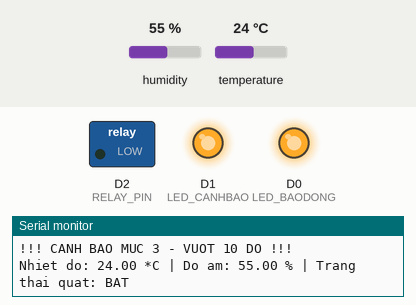
Recording of a sketch running on a simulated ESP8266 (NodeMCU). Shown: switched loads named in the sketch (green lamp = pin HIGH), output pins drawn as LEDs (lit = HIGH), the last lines printed to the serial monitor. The inputs (shaded band) are chosen by the test bench; at power-on: temperature 24 °C, humidity 55 %. WiFi joins after 1.5 s; servers stay silent unless stated.

Above: at 2.7 s.
2.8 s: temperature set to 12 °C
4.7 s: temperature set to 9 °C
At 5.9 s:
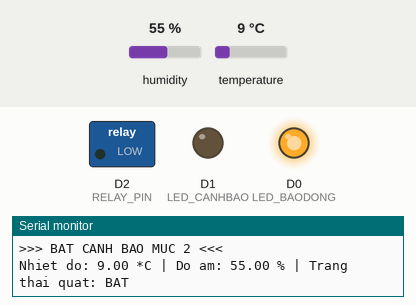
7.0 s: temperature set to 7 °C
At 8.4 s:
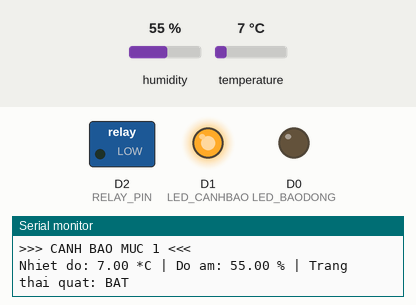
9.1 s: temperature set to 19 °C
At 10.9 s:
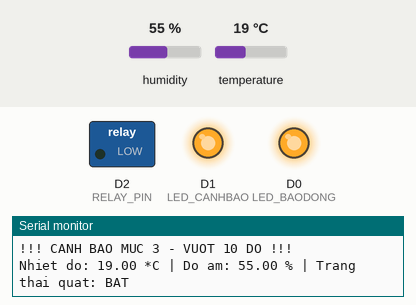
Timing chart, 0 to 12.1 s (numbered marks = the images above; inputs shaded):
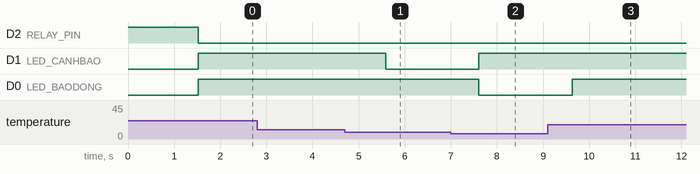

The sketch:

IOT_projectARDUINO.ino
```cpp
#include <ESP8266WiFi.h>
#include "DHT.h"

// ---------- Cấu hình chân ----------
#define DHTPIN D4
#define DHTTYPE DHT11
#define RELAY_PIN  D2
#define LED_CANHBAO D1   // LED cảnh báo mức 1
#define LED_BAODONG D0   // LED cảnh báo mức 2

// ---------- WiFi ----------
const char* ssid = "tungtung";
const char* password = "ttung123";

// ---------- Biến toàn cục ----------
DHT dht(DHTPIN, DHTTYPE);
WiFiServer server(80);

bool relayState = false;
unsigned long canhBao2Start = 0;    // Thời điểm bắt đầu cảnh báo mức 2
bool canhBao3Active = false;        // Đã kích hoạt cảnh báo 3 hay chưa

// ---------- SETUP ----------
void setup() {
  Serial.begin(115200);
  pinMode(RELAY_PIN, OUTPUT);
  pinMode(LED_CANHBAO, OUTPUT);
  pinMode(LED_BAODONG, OUTPUT);

  digitalWrite(RELAY_PIN, HIGH); // Relay tắt mặc định
  digitalWrite(LED_CANHBAO, LOW);
  digitalWrite(LED_BAODONG, LOW);

  dht.begin();

  Serial.println("Dang ket noi WiFi...");
  WiFi.begin(ssid, password);
  while (WiFi.status() != WL_CONNECTED) {
    delay(500);
    Serial.print(".");
  }

  Serial.println();
  Serial.println("WiFi da ket noi!");
  Serial.print("IP cua ESP8266: ");
  Serial.println(WiFi.localIP());

  server.begin();
}

// ---------- LOOP ----------
void loop() {
  float h = dht.readHumidity();
  float t = dht.readTemperature();

  if (!isnan(h) && !isnan(t)) {

    unsigned long currentTime = millis();

    // ================= XỬ LÝ CẢNH BÁO =================

    // --- Cảnh báo 3: nếu mức 2 kéo dài quá 3 phút ---
    if (canhBao3Active) {
      // Giữ mức 3
      digitalWrite(LED_CANHBAO, HIGH);
      digitalWrite(LED_BAODONG, HIGH);
      relayState = true;
      digitalWrite(RELAY_PIN, LOW);
      Serial.println("!!! CANH BAO MUC 3 - DUY TRI 3 PHUT MUC 2 !!!");
    }
    else if (t >= 8 && t <= 10) {
      // Mức 2: từ 8–10°C
      digitalWrite(LED_CANHBAO, LOW);
      digitalWrite(LED_BAODONG, HIGH);
      relayState = true;
      digitalWrite(RELAY_PIN, LOW);

      if (canhBao2Start == 0) {
        canhBao2Start = currentTime;
        Serial.println(">>> BAT CANH BAO MUC 2 <<<");
      }

      // Nếu giữ trên 8°C > 3 phút (180000ms) → cảnh báo 3
      if (currentTime - canhBao2Start >= 180000) {
        canhBao3Active = true;
        Serial.println("!!! CANH BAO MUC 3 DUOC KICH HOAT SAU 3 PHUT !!!");
      }
    }
    else if (t > 6 && t < 8) {
      // Mức 1: trên 6 nhưng dưới 8°C
      digitalWrite(LED_CANHBAO, HIGH);
      digitalWrite(LED_BAODONG, LOW);
      relayState = true;
      digitalWrite(RELAY_PIN, LOW);

      // Reset nếu hạ từ mức 2 xuống mức 1
      canhBao2Start = 0;
      canhBao3Active = false;
      Serial.println(">>> CANH BAO MUC 1 <<<");
    }
    else if (t <= 6) {
      // Bình thường: tắt hết
      digitalWrite(LED_CANHBAO, LOW);
      digitalWrite(LED_BAODONG, LOW);
      relayState = false;
      digitalWrite(RELAY_PIN, HIGH);

      canhBao2Start = 0;
      canhBao3Active = false;
      Serial.println(">>> BINH THUONG <<<");
    }
    else {
      // Trường hợp > 10°C — tự động coi là mức 3 luôn
      digitalWrite(LED_CANHBAO, HIGH);
      digitalWrite(LED_BAODONG, HIGH);
      relayState = true;
      digitalWrite(RELAY_PIN, LOW);
      Serial.println("!!! CANH BAO MUC 3 - VUOT 10 DO !!!");
    }

    // ================= LOG RA SERIAL =================
    Serial.print("Nhiet do: ");
    Serial.print(t);
    Serial.print(" *C | Do am: ");
    Serial.print(h);
    Serial.print(" % | Trang thai quat: ");
    Serial.println(relayState ? "BAT" : "TAT");

  } else {
    Serial.println("Loi doc cam bien DHT11!");
  }

  // ================= GỬI DỮ LIỆU QUA WIFI =================
  WiFiClient client = server.available();
  if (client) {
    String req = client.readStringUntil('\r');
    client.flush();

    String json = "{\"temperature\":" + String(dht.readTemperature(), 1) +
                  ",\"humidity\":" + String(dht.readHumidity(), 1) +
                  ",\"fanState\":\"" + (relayState ? "ON" : "OFF") + "\"}";
    client.println("HTTP/1.1 200 OK");
    client.println("Content-Type: application/json");
    client.println("Connection: close");
    client.println();
    client.println(json);
  }

  delay(1000);
}
```

Measured:
- the behaviour switches between 11 and 10 °C on temperature (found by bisection; images 0 and 1)
- after the input at 4.7 s, D1 (LED_CANHBAO): HIGH → LOW after 0.88 s
- after the input at 7.0 s, D1 (LED_CANHBAO): LOW → HIGH after 0.61 s; D0 (LED_BAODONG): HIGH → LOW after 0.61 s
- after the input at 9.1 s, D0 (LED_BAODONG): LOW → HIGH after 0.54 s
